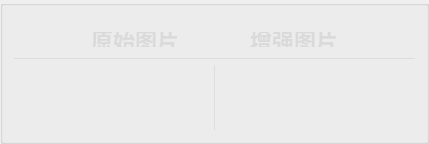
          <widget class="QGroupBox" name="groupBox_201">
           <property name="styleSheet">
            <string notr="true">#groupBox_201{
background-color: rgba(95, 95, 95, 200);
border: 0px solid #42adff;
border-left: 1px solid rgba(200, 200, 200,100);
border-right: 0px solid rgba(29, 83, 185, 255);
border-radius:0px;}</string>
           </property>
           <property name="title">
            <string/>
           </property>
           <layout class="QVBoxLayout" name="verticalLayout_9">
            <item>
             <layout class="QVBoxLayout" name="verticalLayout_8">
              <item>
               <widget class="QGroupBox" name="groupBox_3">
                <property name="minimumSize">
                 <size>
                  <width>0</width>
                  <height>42</height>
                 </size>
                </property>
                <property name="maximumSize">
                 <size>
                  <width>16777215</width>
                  <height>42</height>
                 </size>
                </property>
                <property name="styleSheet">
                 <string notr="true">#groupBox_3{
border: 0px solid #42adff;
border-bottom: 1px solid rgba(200, 200, 200,100);
border-radius:0px;}</string>
                </property>
                <property name="title">
                 <string/>
                </property>
                <layout class="QHBoxLayout" name="horizontalLayout_12">
                 <item>
                  <spacer name="horizontalSpacer_13">
                   <property name="orientation">
                    <enum>Qt::Horizontal</enum>
                   </property>
                   <property name="sizeHint" stdset="0">
                    <size>
                     <width>40</width>
                     <height>20</height>
                    </size>
                   </property>
                  </spacer>
                 </item>
                 <item>
                  <widget class="QLabel" name="label_6">
                   <property name="minimumSize">
                    <size>
                     <width>0</width>
                     <height>0</height>
                    </size>
                   </property>
                   <property name="maximumSize">
                    <size>
                     <width>16777215</width>
                     <height>40</height>
                    </size>
                   </property>
                   <property name="styleSheet">
                    <string notr="true">QLabel
{
	font-size: 22px;
	font-family: &quot;Microsoft YaHei&quot;;
	font-weight: bold;
 		border-radius:9px;
		background:rgba(66, 195, 255, 0);
color: rgb(218, 218, 218);

}
</string>
                   </property>
                   <property name="text">
                    <string>原始图片</string>
                   </property>
                  </widget>
                 </item>
                 <item>
                  <spacer name="horizontalSpacer_16">
                   <property name="orientation">
                    <enum>Qt::Horizontal</enum>
                   </property>
                   <property name="sizeHint" stdset="0">
                    <size>
                     <width>40</width>
                     <height>20</height>
                    </size>
                   </property>
                  </spacer>
                 </item>
                 <item>
                  <widget class="QLabel" name="label_11">
                   <property name="minimumSize">
                    <size>
                     <width>0</width>
                     <height>0</height>
                    </size>
                   </property>
                   <property name="maximumSize">
                    <size>
                     <width>16777215</width>
                     <height>40</height>
                    </size>
                   </property>
                   <property name="styleSheet">
                    <string notr="true">QLabel
{
	font-size: 22px;
	font-family: &quot;Microsoft YaHei&quot;;
	font-weight: bold;
 		border-radius:9px;
		background:rgba(66, 195, 255, 0);
color: rgb(218, 218, 218);

}
</string>
                   </property>
                   <property name="text">
                    <string>增强图片</string>
                   </property>
                  </widget>
                 </item>
                 <item>
                  <spacer name="horizontalSpacer_17">
                   <property name="orientation">
                    <enum>Qt::Horizontal</enum>
                   </property>
                   <property name="sizeHint" stdset="0">
                    <size>
                     <width>40</width>
                     <height>20</height>
                    </size>
                   </property>
                  </spacer>
                 </item>
                </layout>
               </widget>
              </item>
              <item>
               <widget class="QSplitter" name="splitter">
                <property name="enabled">
                 <bool>true</bool>
                </property>
                <property name="styleSheet">
                 <string notr="true">#splitter::handle{background: 1px solid  rgba(200, 200, 200,100);}</string>
                </property>
                <property name="frameShape">
                 <enum>QFrame::NoFrame</enum>
                </property>
                <property name="lineWidth">
                 <number>10</number>
                </property>
                <property name="orientation">
                 <enum>Qt::Horizontal</enum>
                </property>
                <property name="handleWidth">
                 <number>1</number>
                </property>
                <widget class="Label_click_Mouse" name="raw_video">
                 <property name="enabled">
                  <bool>true</bool>
                 </property>
                 <property name="sizePolicy">
                  <sizepolicy hsizetype="Ignored" vsizetype="Ignored">
                   <horstretch>0</horstretch>
                   <verstretch>0</verstretch>
                  </sizepolicy>
                 </property>
                 <property name="minimumSize">
                  <size>
                   <width>200</width>
                   <height>0</height>
                  </size>
                 </property>
                 <property name="font">
                  <font>
                   <family>微软雅黑</family>
                   <pointsize>36</pointsize>
                  </font>
                 </property>
                 <property name="cursor">
                  <cursorShape>ArrowCursor</cursorShape>
                 </property>
                 <property name="styleSheet">
                  <string notr="true">color: rgb(218, 218, 218);
</string>
                 </property>
                 <property name="text">
                  <string/>
                 </property>
                 <property name="scaledContents">
                  <bool>false</bool>
                 </property>
                 <property name="alignment">
                  <set>Qt::AlignCenter</set>
                 </property>
                </widget>
                <widget class="Label_click_Mouse" name="out_video">
                 <property name="enabled">
                  <bool>true</bool>
                 </property>
                 <property name="sizePolicy">
                  <sizepolicy hsizetype="Ignored" vsizetype="Ignored">
                   <horstretch>0</horstretch>
                   <verstretch>0</verstretch>
                  </sizepolicy>
                 </property>
                 <property name="minimumSize">
                  <size>
                   <width>200</width>
                   <height>0</height>
                  </size>
                 </property>
                 <property name="font">
                  <font>
                   <family>微软雅黑</family>
                   <pointsize>36</pointsize>
                  </font>
                 </property>
                 <property name="cursor">
                  <cursorShape>ArrowCursor</cursorShape>
                 </property>
                 <property name="styleSheet">
                  <string notr="true">color: rgb(218, 218, 218);
</string>
                 </property>
                 <property name="text">
                  <string/>
                 </property>
                 <property name="scaledContents">
                  <bool>false</bool>
                 </property>
                 <property name="alignment">
                  <set>Qt::AlignCenter</set>
                 </property>
                </widget>
               </widget>
              </item>
             </layout>
            </item>
           </layout>
          </widget>
